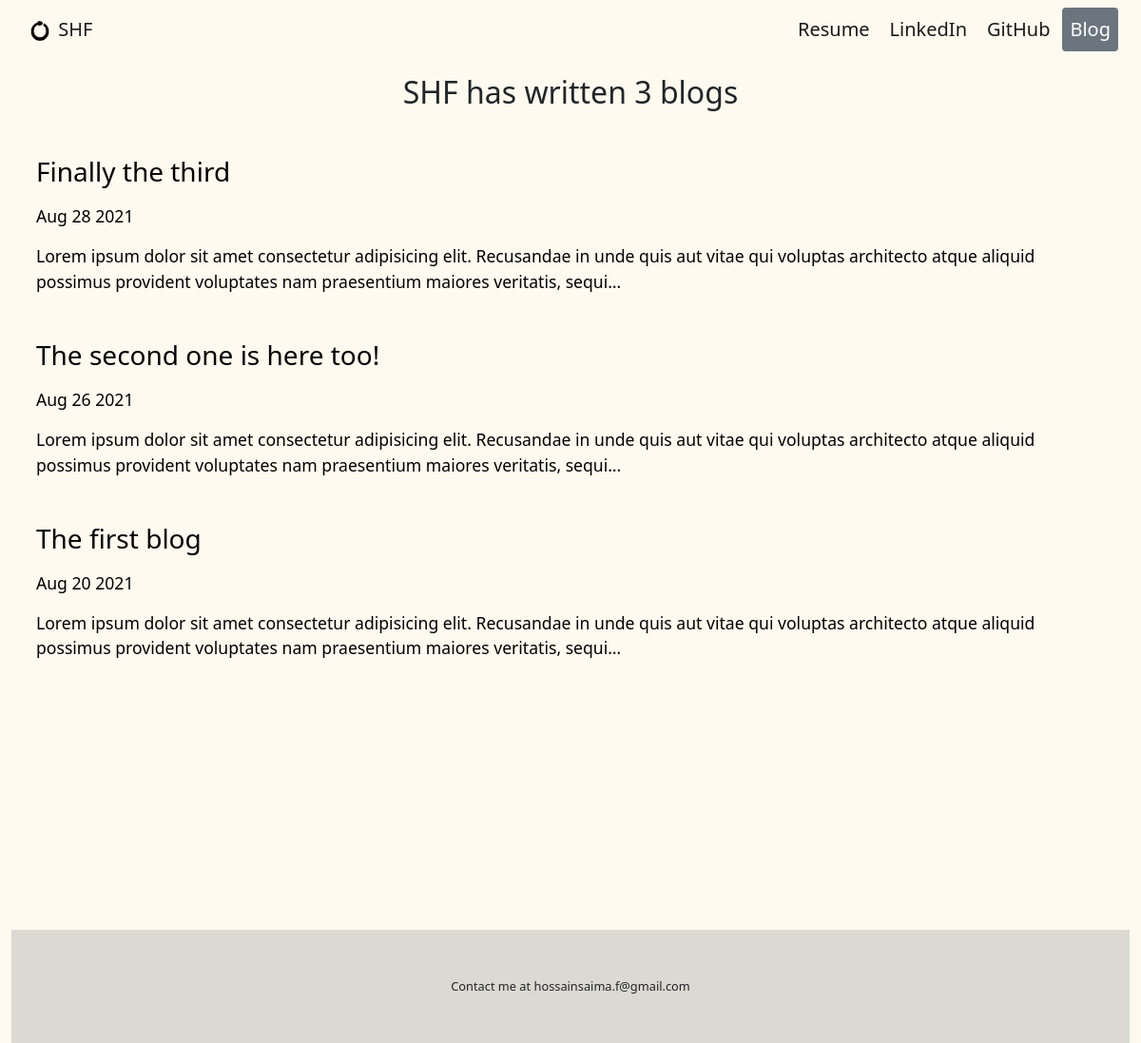
Screenshot of /blog/ with the database file from the repository.
### blog/models.py (models this page shows, shortened)
class Blog(models.Model):
    title = models.CharField(max_length=100)
    description = models.TextField()
    date = models.DateField(default=date.today)

### blog/views.py (the view)
# urls.py: path('', views.all_blogs, name='all_blogs'),
def all_blogs(request):
    blog_count = Blog.objects.all()
    blogs = Blog.objects.order_by('-date')[:5]
    return render(request, 'blog/all_blogs.html', {'blogs': blogs, 'blog_count':blog_count})

### blog/templates/blog/all_blogs.html (shortened to what this page needs)
{% extends 'portfolio/base.html' %}
{% block content %}
<div class="row text-center my-3">
    <h2>SHF has written {{ blog_count.count }} blog{{blogs.count|pluralize}}</h2>
</div>
<div class="row mb-5 py-3">
    {% for blog in blogs %}
    <div class="mb-3 p-2">
        <a href="{% url 'blog:detail' blog.id %}">
            <h3 class="pb-2">{{ blog.title }}</h3>
            <p>{{ blog.date|date:'M d Y' }}</p>
            <p>{{ blog.description|striptags|truncatechars:200 }}</p>
        </a>
    </div>
    {% endfor %}
    {% endblock %}

### portfolio/templates/portfolio/base.html (shortened to what this page needs)
{%load static%}
<!doctype html>
<html lang="en">
<head>
    <link href="https://cdn.jsdelivr.net/npm/bootstrap@5.1.0/dist/css/bootstrap.min.css" rel="stylesheet"
>
    <link rel="stylesheet" href="{% static 'portfolio/style.css' %}">
</head>
<body>
    <div class="container-fluid">
        <nav class="navbar navbar-expand-lg navbar-light">
            <div class="container-fluid">
                <a class="navbar-brand ps-2" href="{% url 'home' %}">
                    <img src="{% static 'portfolio/logo.png' %}" width="20" height="25"  alt="SHF's Logo">
                    <span class="p-1 ">SHF</span>
                </a>
                <div class="collapse navbar-collapse text-center" id="navbarSupportedContent">
                            <ul class="navbar-nav ms-auto float-end fs-5">
                                <li class="nav-item">
                                    <a class="nav-link active" aria-current="page" href="{% static 'portfolio/resume.pdf' %}">Resume</a>
                                </li>
                                <li class="nav-item">
                                    <a class="nav-link active" aria-current="page" href="https://www.linkedin.com/in/saima-hossain-faria-879b1b1aa/" target="_blank">LinkedIn</a>
                                </li>
                                <li class="nav-item">
                                    <a class="nav-link active" aria-current="page" href="https://github.com/shfaria" target="_blank">GitHub</a>
                                </li>
                                    <li class="nav-item bg-secondary rounded-2">
                                        <a class="nav-link active  text-white " aria-current="page" href="{% url 'blog:all_blogs' %}">Blog</a>
                                    </li>
                        </ul>
                </div>
            </div>
        </nav>
        <div class="container">
            {% block content %}{% endblock %}
        </div>
    </div>
    <div class="footer text-center">
        Contact me at hossainsaima.f@gmail.com
     </div>
</body>
</html>

### portfolio/static/portfolio/style.css (style rules this page uses)
body { background-color: floralwhite; }
.container { min-height: 800px; }
.nav-item { margin-left: 5px; }
.footer { background-color: rgba(156, 153, 153, 0.349); padding-top: 50px; padding-bottom: 50px; font-size: 0.8rem; margin-top: 100px; width: 100%; }
a, a:hover { text-decoration: none; color: black; }
p { font-size: 1.1rem; }

### rows the page displays
Blog: title "Finally the third", date "Aug 28 2021", description "Lorem ipsum dolor sit amet consectetur adipisicing elit. Recusandae in unde quis aut vitae qui voluptas architecto atque aliquid possimus provident voluptates nam praesentium maiores veritatis, sequi…"
Blog: title "The second one is here too!", date "Aug 26 2021", description "Lorem ipsum dolor sit amet consectetur adipisicing elit. Recusandae in unde quis aut vitae qui voluptas architecto atque aliquid possimus provident voluptates nam praesentium maiores veritatis, sequi…"
Blog: title "The first blog", date "Aug 20 2021", description "Lorem ipsum dolor sit amet consectetur adipisicing elit. Recusandae in unde quis aut vitae qui voluptas architecto atque aliquid possimus provident voluptates nam praesentium maiores veritatis, sequi…"

### other values shown
{{ blog_count.count }} "3"
